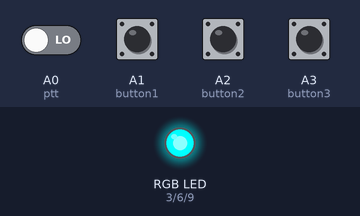
Simulated run of this sketch. Board: Arduino Leonardo, built with avr-gcc and run on an emulated ATmega32U4. Parts: an RGB LED mixed from three pins (HIGH = lit). The test bench sets the inputs (shaded band); at power-on: A0 (ptt), A1 (button1), A2 (button2), A3 (button3) LOW. What the sketch prints to the serial monitor is not drawn.

Above: at 1.2 s.
1.3 s: A0 (ptt) driven HIGH
At 2.5 s:
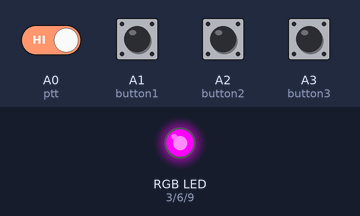
2.8 s: A1 (button1) pulled HIGH for 1 s
At 3.7 s:
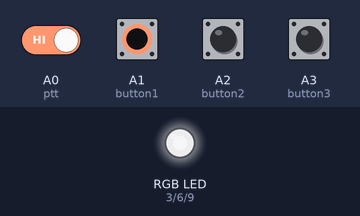
5.6 s: A2 (button2) pulled HIGH for 1 s
At 6.4 s:
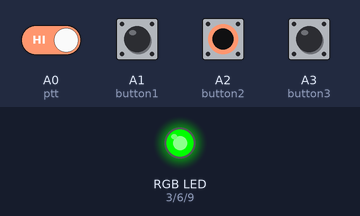
8.1 s: A0 (ptt) driven LOW
At 8.4 s:
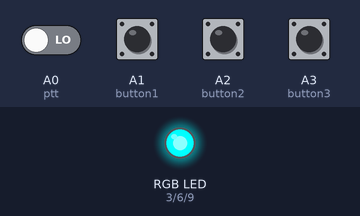
9.6 s: A3 (button3) pulled HIGH for 0.15 s
At 9.67 s:
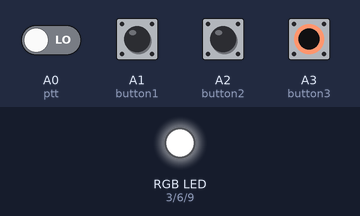
11.2 s: A3 (button3) pulled HIGH for 1 s
At 12.5 s:
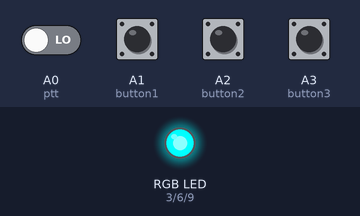
Timing chart, 0 to 14.2 s (numbered marks = the images above; inputs shaded):
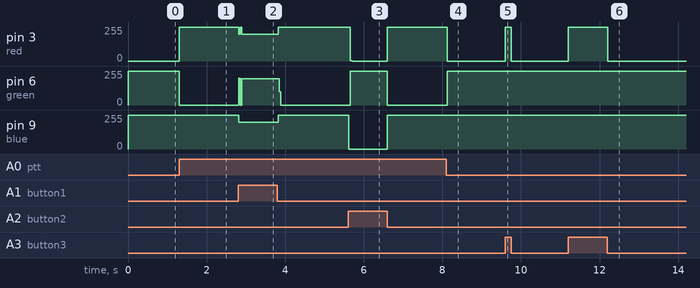

The sketch:

PTT.ino
```cpp
//Includes the Keyboard Library, so the device will be recognized as an HID.
#include <Keyboard.h>

//Defines where the LED is connected to the Arduino.
int red = 3;
int green = 6;
int blue = 9;

//Defines where the buttons are connected to the Arduino.
int ptt = A0;
int button1 = A1;
int button2 = A2;
int button3 = A3;

void setup() {

  //Starts Serial Communication
  Serial.begin(9600);

  //Tells the Arduino to use LED as output.
  pinMode(red, OUTPUT);
  pinMode(green, OUTPUT);
  pinMode(blue, OUTPUT);

  //Tells the Arduino to use buttons as INPUT.
  pinMode(ptt, INPUT);
  pinMode(button1, INPUT);
  pinMode(button2, INPUT);
  pinMode(button3, INPUT);
}

void loop() {

  //Sets LED to show RED, indicating Standby.
  analogWrite(red, 0);
  analogWrite(green, 255);
  analogWrite(blue, 255);

  //Reads PTT trigger. If pressed, will execute action down the line.
  if(digitalRead(ptt) == HIGH){

    Keyboard.press(KEY_LEFT_CTRL);  //Presses Left CTRL.
    Serial.print("PTT");            //Sends information to Serial Monitor

    //Turns LED green
    analogWrite(red,255);
    analogWrite(green,0);
    analogWrite(blue,255);
  }
  //If PTT trigger is not pressed, will execute action down the line:
  else{
    Keyboard.release(KEY_LEFT_CTRL); //Release Left CTRL.
  }

  //Reads Upper button. If pressed, will execute action down the line.
  if(digitalRead(button1) == HIGH){

    Keyboard.press(KEY_RIGHT_CTRL);  //Presses Right CTRL.
    Serial.print("BUTTON 1");            //Sends information to Serial Monitor

    //Turns LED dimm white.
    analogWrite(red,200);
    analogWrite(green,200);
    analogWrite(blue,200);
  }
  //If Upper Button is not pressed, will execute action down the line:
  else{
    Keyboard.release(KEY_RIGHT_CTRL); //Release Right CTRL.
  }

    //Reads Middle Button. If pressed, will execute action down the line.
  if(digitalRead(button2) == HIGH){

    Keyboard.press(KEY_HOME);  //Presses HOME.
    Serial.print("BUTTON 2");            //Sends information to Serial Monitor

    //Turns LED purple
    analogWrite(red,0);
    analogWrite(green,255);
    analogWrite(blue,0);
  }
  //If Middle Button is not pressed, will execute action down the line:
  else{
    Keyboard.release(KEY_HOME); //Release HOME key.
  }

    //Reads Bottom button. If pressed, will execute action down the line.
  if(digitalRead(button3) == HIGH){

    Keyboard.press(KEY_END);  //Presses Left CTRL.
    Serial.print("BUTTON 3");            //Sends information to Serial Monitor

    //Turns LED dimm RED (it might seem like we've turned the LED black, but due to Arduino duty cicle, it remains slightly RED due to the standby red light
    analogWrite(red,255);
    analogWrite(green,255);
    analogWrite(blue,255);
  }
  //If Bottom button is not pressed, will execute action down the line:
  else{
    Keyboard.release(KEY_END); //Release END key.
  }
  delay(30); //States a delay to not overpool the computer.
  }
```

Measured:
- after the input at 1.3 s, pin 3 (red): 0/255 → 255/255 at once; pin 6 (green): 255/255 → 0/255 at once
- after the input at 2.8 s, pin 3 (red), pin 9 (blue): 255/255 → 200/255 at once, → 255/255 1.0 s later; pin 6 (green): 0/255 → 198/255 at once, → 0/255 1.0 s later
- after the input at 5.6 s, pin 3 (red): 255/255 → 0/255 after 0.06 s, → 255/255 0.94 s later; pin 6 (green): 0/255 → 255/255 after 0.06 s, → 0/255 0.94 s later; pin 9 (blue): 255/255 → 0/255 at once, → 255/255 0.98 s later
- after the input at 8.1 s, pin 3 (red): 255/255 → 0/255 at once; pin 6 (green): 0/255 → 255/255 at once
- after the input at 9.6 s, pin 3 (red): 0/255 → 255/255 at once, → 0/255 0.15 s later
- after the input at 11.2 s, pin 3 (red): 0/255 → 255/255 at once, → 0/255 1.0 s later
